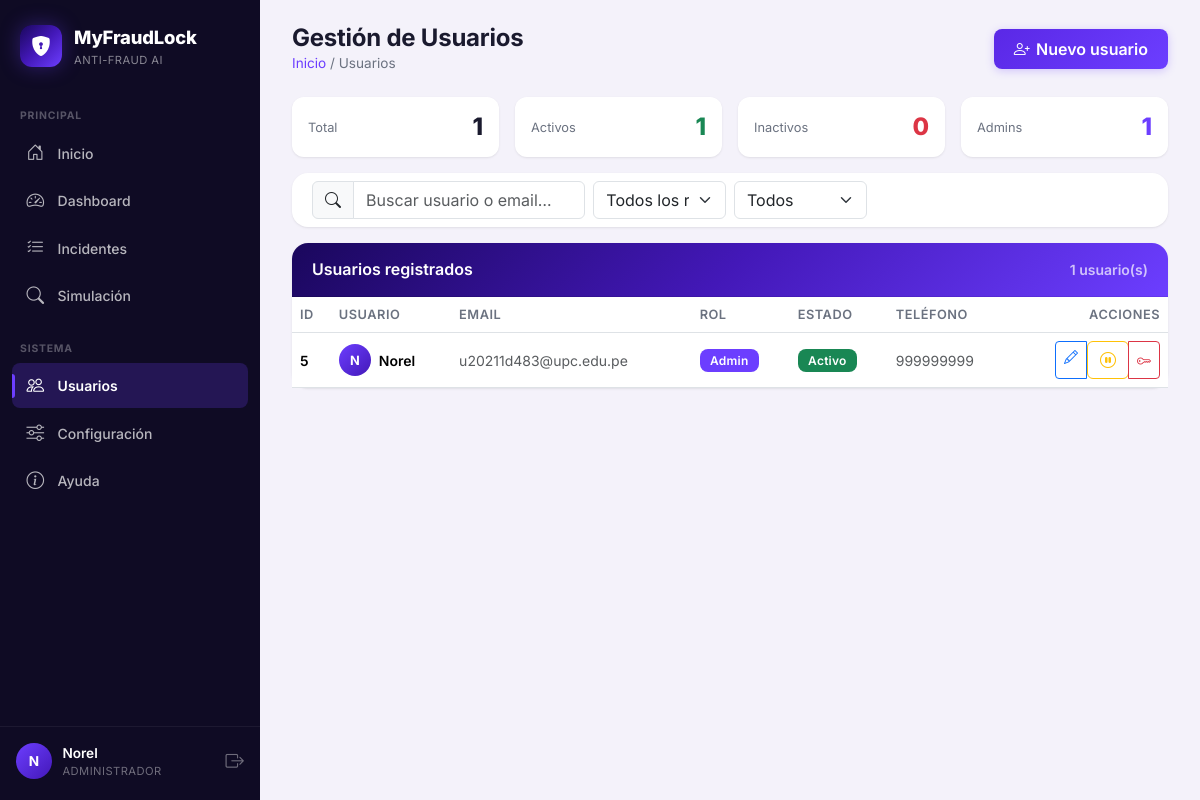
Page /api/usuarios-panel/ (signed in) on the earlier database version.
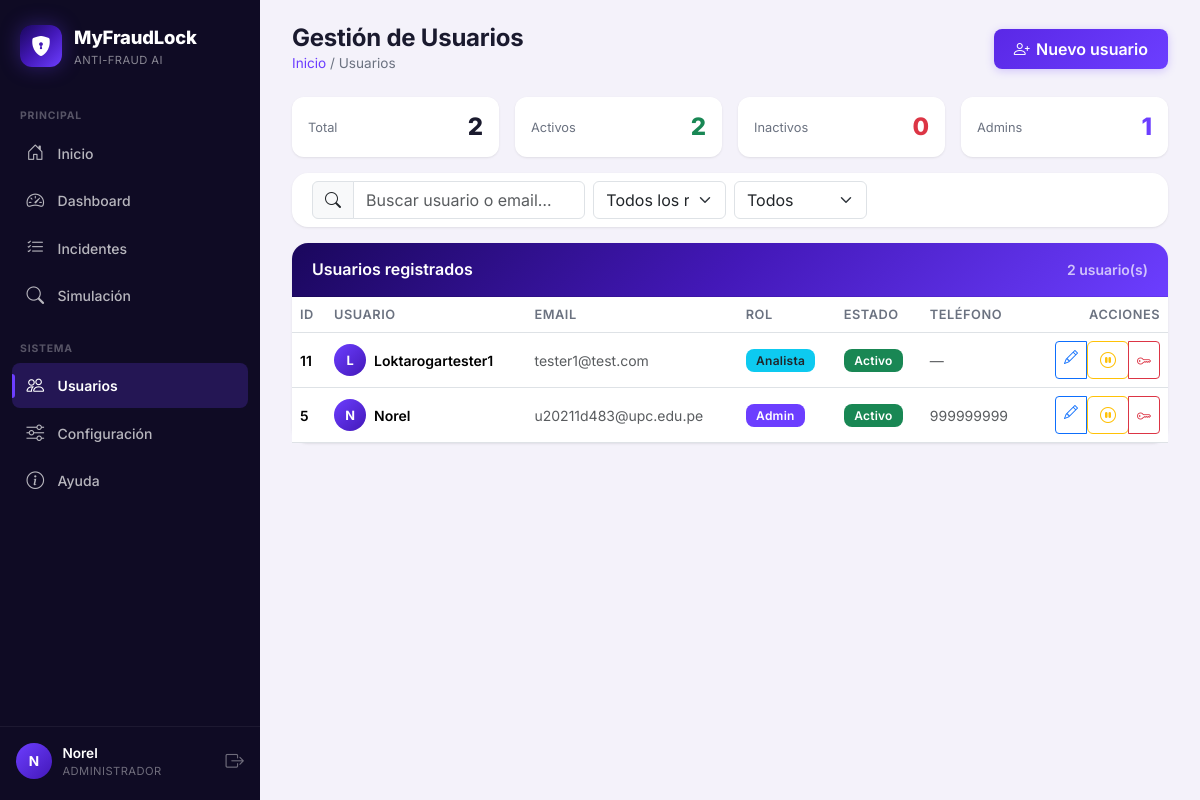
Same page on the later database version.
### api/models.py (models this page shows, shortened)
class Usuario(models.Model):
    class Roles(models.TextChoices):
        ADMIN = 'ADMIN', 'Administrador'
        ANALISTA = 'ANALISTA', 'Analista de Fraude'
        GERENTE = 'GERENTE', 'Gerente (solo lectura)'
    id_usuario = models.AutoField(primary_key=True)
    username = models.CharField(max_length=100, unique=True)
    email = models.EmailField(unique=True)
    password = models.CharField(max_length=128)  # almacena hash
    telefono = models.CharField(max_length=15, null=True, blank=True)
    activo = models.BooleanField(default=True)
    rol = models.CharField(
        max_length=15,
        choices=Roles.choices,
        default=Roles.ANALISTA,
        db_index=True,
    )

### api/views.py (the view)
# urls.py: path('usuarios-panel/', usuarios_list_view, name='usuarios_list'),
@usuario_login_required
@require_roles()
def usuarios_list_view(request):
    usuarios = Usuario.objects.all().order_by('-id_usuario')
    ctx = {
        "usuarios": usuarios,
        "activos": usuarios.filter(activo=True).count(),
        "inactivos": usuarios.filter(activo=False).count(),
        "admins": usuarios.filter(rol="ADMIN").count(),
    }
    return render(request, "api/usuarios.html", ctx)

### api/context_processors.py (called while the page is built)
def current_usuario(request):
    uid = request.session.get('usuario_id')
    usuario = None
    if uid:
        try:
            usuario = Usuario.objects.get(pk=uid, activo=True)
        except Usuario.DoesNotExist:
            pass
    return {"current_usuario": usuario}

### templates/api/usuarios.html (shortened to what the changed rows need)
{% extends "api/base.html" %}
{% block content %}
<div class="page-head animate-in">
    <div>
        <h1>Gestión de Usuarios</h1>
    </div>
</div>
<div class="row g-3 mb-3 animate-in delay-1">
    <div class="col-6 col-md-3">
        <div class="stat-mini">
            <span class="stat-mini-label">Total</span>
            <span class="stat-mini-value">{{ usuarios|length }}</span>
        </div>
    </div>
    <div class="col-6 col-md-3">
        <div class="stat-mini">
            <span class="stat-mini-label">Activos</span>
            <span class="stat-mini-value text-success">{{ activos }}</span>
        </div>
    </div>
</div>
<div class="card animate-in delay-2">
    <div class="card-header card-brand-header d-flex justify-content-between align-items-center">
        <h6 class="mb-0">Usuarios registrados</h6>
        <small id="countLabel" style="opacity:.7">{{ usuarios|length }} usuario(s)</small>
    </div>
    <div class="card-body p-0">
        <div class="table-responsive">
            <table class="table table-hover align-middle mb-0" id="usersTable">
                <thead>
                <tr>
                    <th>ID</th>
                    <th>Usuario</th>
                    <th>Email</th>
                    <th>Rol</th>
                    <th>Estado</th>
                    <th>Teléfono</th>
                    <th class="text-end">Acciones</th>
                </tr>
                </thead>
                <tbody>
                {% for u in usuarios %}
                    <tr data-username="{{ u.username|lower }}"
                        data-email="{{ u.email|lower }}"
                        data-rol="{{ u.rol }}"
                        data-activo="{% if u.activo %}activo{% else %}inactivo{% endif %}">
                        <td class="fw-semibold">{{ u.id_usuario }}</td>
                        <td>
                            <div class="d-flex align-items-center gap-2">
                                <div class="usr-avatar">{{ u.username|make_list|first|upper }}</div>
                                <span class="fw-semibold">{{ u.username }}</span>
                            </div>
                        </td>
                        <td class="text-muted">{{ u.email }}</td>
                        <td>
                            {% if u.rol == 'ADMIN' %}
                                <span class="badge" style="background:var(--brand-500);color:#fff">Admin</span>
                            {% elif u.rol == 'ANALISTA' %}
                                <span class="badge bg-info text-dark">Analista</span>
                            {% else %}
                                <span class="badge bg-secondary">Gerente</span>
                            {% endif %}
                        </td>
                        <td>
                            {% if u.activo %}
                                <span class="badge bg-success">Activo</span>
                            {% else %}
                                <span class="badge bg-danger">Inactivo</span>
                            {% endif %}
                        </td>
                        <td class="text-muted">{{ u.telefono|default:"—" }}</td>
                        <td class="text-end">
                            <div class="btn-group btn-group-sm">
                                <a href="{% url 'usuario_edit' u.id_usuario %}" class="btn btn-outline-primary" title="Editar">
                                    <i class="bi bi-pencil"></i>
                                </a>
                                <form method="post" action="{% url 'usuario_toggle' u.id_usuario %}" class="d-inline">
                                    <button type="submit" class="btn btn-outline-{{ u.activo|yesno:'warning,success' }}" title="{{ u.activo|yesno:'Desactivar,Activar' }}">
                                        <i class="bi bi-{{ u.activo|yesno:'pause-circle,play-circle' }}"></i>
                                    </button>
                                </form>
                                <button type="button" class="btn btn-outline-danger" title="Resetear contraseña"
                                        data-bs-toggle="modal" data-bs-target="#resetModal"
                                        data-uid="{{ u.id_usuario }}" data-uname="{{ u.username }}">
                                    <i class="bi bi-key"></i>
                                </button>
                            </div>
                        </td>
                    </tr>
                {% empty %}
                    <tr><td colspan="7" class="text-center text-muted py-4">No hay usuarios.</td></tr>
                {% endfor %}
                </tbody>
            </table>
        </div>
    </div>
</div>
{% endblock %}

### templates/api/base.html (shortened to what this page needs)
<!DOCTYPE html>
<html lang="es" data-theme="dark">
<head>
    <link href="https://cdn.jsdelivr.net/npm/bootstrap@5.3.3/dist/css/bootstrap.min.css" rel="stylesheet">
    <link href="https://cdn.jsdelivr.net/npm/bootstrap-icons@1.11.3/font/bootstrap-icons.css" rel="stylesheet">
</head>
<body>
<nav class="sidebar" id="sidebar">
    <a class="sidebar-brand" href="{% url 'inicio' %}">
        <span class="sidebar-brand-icon">
            <i class="bi bi-shield-lock-fill"></i>
        </span>
        <span class="sidebar-brand-text">
            MyFraudLock
            <small>Anti-Fraud AI</small>
        </span>
    </a>
    <div class="sidebar-section">
        <div class="sidebar-section-title">Principal</div>
        <a class="sidebar-link" href="{% url 'inicio' %}" data-nav>
            <i class="bi bi-house-door"></i> Inicio
        </a>
        {% if current_usuario %}
            {% if current_usuario.rol == 'GERENTE' or current_usuario.rol == 'ADMIN' %}
                <a class="sidebar-link" href="{% url 'dashboard' %}" data-nav>
                    <i class="bi bi-speedometer2"></i> Dashboard
                </a>
            {% endif %}
            {% if current_usuario.rol == 'ANALISTA' or current_usuario.rol == 'ADMIN' %}
                <a class="sidebar-link" href="{% url 'incidentes_listado' %}" data-nav>
                    <i class="bi bi-list-check"></i> Incidentes
                </a>
            {% endif %}
            <a class="sidebar-link" href="{% url 'simulacion_front' %}" data-nav>
                <i class="bi bi-search"></i> Simulación
            </a>
        {% endif %}
    </div>
    {% if current_usuario %}
    <div class="sidebar-section">
        <div class="sidebar-section-title">Sistema</div>
        {% if current_usuario.rol == 'ADMIN' %}
            <a class="sidebar-link" href="{% url 'usuarios_list' %}" data-nav>
                <i class="bi bi-people"></i> Usuarios
            </a>
        {% endif %}
        {% if current_usuario.rol == 'GERENTE' or current_usuario.rol == 'ADMIN' %}
            <a class="sidebar-link" href="{% url 'configuracion_front' %}" data-nav>
                <i class="bi bi-sliders"></i> Configuración
            </a>
        {% endif %}
        <a class="sidebar-link" href="{% url 'ayuda' %}" data-nav>
            <i class="bi bi-info-circle"></i> Ayuda
        </a>
    </div>
    {% endif %}
    <div class="sidebar-spacer"></div>
    {% if current_usuario %}
    <div class="sidebar-user">
        <div class="sidebar-avatar">
            {{ current_usuario.username|make_list|first|upper }}
        </div>
        <div class="sidebar-user-info">
            <div class="sidebar-user-name">{{ current_usuario.username }}</div>
            <div class="sidebar-user-role">{{ current_usuario.get_rol_display }}</div>
        </div>
        <a href="{% url 'logout' %}" class="sidebar-logout" title="Cerrar sesión">
            <i class="bi bi-box-arrow-right"></i>
        </a>
    </div>
    {% else %}
    <div class="sidebar-user">
        <a href="{% url 'login' %}" class="sidebar-link" style="margin:0; flex:1;">
            <i class="bi bi-box-arrow-in-right"></i> Iniciar sesión
        </a>
    </div>
    {% endif %}
</nav>
<main class="main-content">
    {% block content %}{% endblock %}
</main>
</body>
</html>

Differences in the rows shown:
added Usuario: id_usuario "11", username|make_list "L", username "Loktarogartester1", email "tester1@test.com", rol "Analista", activo "Activo", telefono "—"
Other differences:
{{ usuarios|length }}: "1" → "2"
{{ activos }}: "1" → "2"
